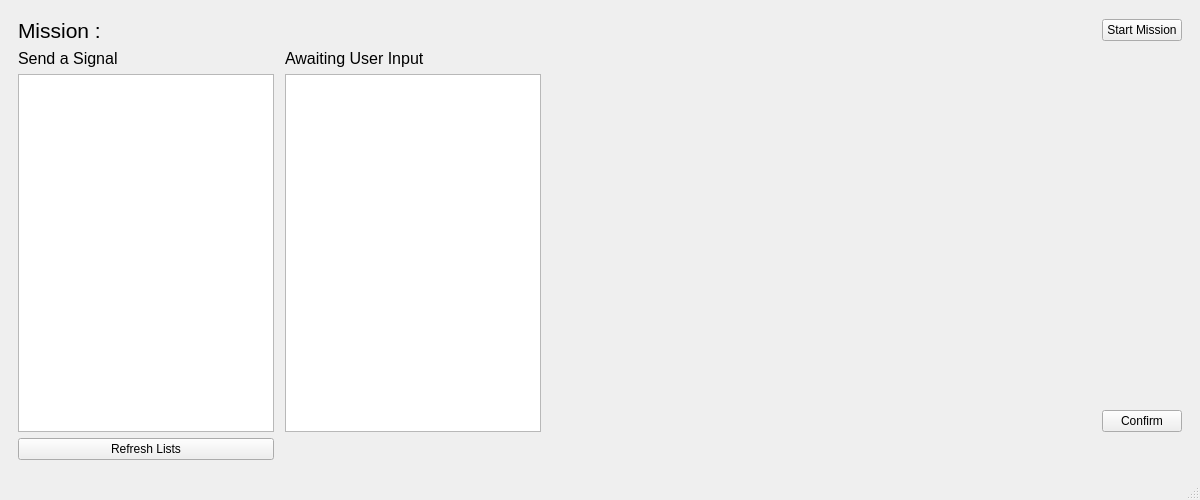
<?xml version="1.0" encoding="UTF-8"?>
<ui version="4.0">
 <class>GUI</class>
 <widget class="QMainWindow" name="GUI">
  <property name="geometry">
   <rect>
    <x>0</x>
    <y>0</y>
    <width>1200</width>
    <height>500</height>
   </rect>
  </property>
  <property name="windowTitle">
   <string>MainWindow</string>
  </property>
  <widget class="QWidget" name="centralwidget">
   <layout class="QHBoxLayout" name="horizontalLayout_4">
    <item>
     <widget class="QStackedWidget" name="main_stacked_widget">
      <property name="currentIndex">
       <number>1</number>
      </property>
      <widget class="QWidget" name="file_select_page">
       <layout class="QVBoxLayout" name="verticalLayout_2">
        <item>
         <spacer name="horizontalSpacer">
          <property name="orientation">
           <enum>Qt::Horizontal</enum>
          </property>
          <property name="sizeHint" stdset="0">
           <size>
            <width>963</width>
            <height>20</height>
           </size>
          </property>
         </spacer>
        </item>
        <item>
         <layout class="QHBoxLayout" name="horizontalLayout">
          <item>
           <spacer name="verticalSpacer_2">
            <property name="orientation">
             <enum>Qt::Vertical</enum>
            </property>
            <property name="sizeHint" stdset="0">
             <size>
              <width>100</width>
              <height>40</height>
             </size>
            </property>
           </spacer>
          </item>
          <item>
           <layout class="QGridLayout" name="gridLayout">
            <item row="2" column="1">
             <widget class="QLineEdit" name="file_path_line_edit"/>
            </item>
            <item row="1" column="1">
             <widget class="QLabel" name="file_selected_prompt">
              <property name="text">
               <string>Please select a mission file to run. (.bpmn)</string>
              </property>
             </widget>
            </item>
            <item row="2" column="0">
             <widget class="QPushButton" name="file_select_button">
              <property name="text">
               <string>Choose File</string>
              </property>
             </widget>
            </item>
            <item row="8" column="1">
             <spacer name="verticalSpacer_3">
              <property name="orientation">
               <enum>Qt::Vertical</enum>
              </property>
              <property name="sizeHint" stdset="0">
               <size>
                <width>20</width>
                <height>40</height>
               </size>
              </property>
             </spacer>
            </item>
            <item row="4" column="1">
             <layout class="QHBoxLayout" name="horizontalLayout_2">
              <item>
               <spacer name="horizontalSpacer_3">
                <property name="orientation">
                 <enum>Qt::Horizontal</enum>
                </property>
                <property name="sizeHint" stdset="0">
                 <size>
                  <width>40</width>
                  <height>20</height>
                 </size>
                </property>
               </spacer>
              </item>
              <item>
               <widget class="QPushButton" name="submit_button">
                <property name="text">
                 <string>Submit</string>
                </property>
               </widget>
              </item>
             </layout>
            </item>
            <item row="0" column="1">
             <spacer name="verticalSpacer_4">
              <property name="orientation">
               <enum>Qt::Vertical</enum>
              </property>
              <property name="sizeHint" stdset="0">
               <size>
                <width>20</width>
                <height>40</height>
               </size>
              </property>
             </spacer>
            </item>
           </layout>
          </item>
          <item>
           <spacer name="verticalSpacer">
            <property name="orientation">
             <enum>Qt::Vertical</enum>
            </property>
            <property name="sizeHint" stdset="0">
             <size>
              <width>100</width>
              <height>40</height>
             </size>
            </property>
           </spacer>
          </item>
         </layout>
        </item>
        <item>
         <spacer name="horizontalSpacer_2">
          <property name="orientation">
           <enum>Qt::Horizontal</enum>
          </property>
          <property name="sizeHint" stdset="0">
           <size>
            <width>40</width>
            <height>20</height>
           </size>
          </property>
         </spacer>
        </item>
       </layout>
      </widget>
      <widget class="QWidget" name="user_input_page">
       <layout class="QVBoxLayout" name="verticalLayout_4">
        <item>
         <layout class="QGridLayout" name="gridLayout_2">
          <item row="0" column="0">
           <layout class="QVBoxLayout" name="verticalLayout_8">
            <item>
             <layout class="QHBoxLayout" name="horizontalLayout_3">
              <item>
               <widget class="QLabel" name="mission_label">
                <property name="font">
                 <font>
                  <pointsize>16</pointsize>
                 </font>
                </property>
                <property name="text">
                 <string>Mission :</string>
                </property>
                <property name="scaledContents">
                 <bool>false</bool>
                </property>
               </widget>
              </item>
              <item>
               <widget class="QLabel" name="mission_name">
                <property name="font">
                 <font>
                  <pointsize>16</pointsize>
                 </font>
                </property>
                <property name="text">
                 <string/>
                </property>
               </widget>
              </item>
              <item>
               <spacer name="horizontalSpacer_4">
                <property name="orientation">
                 <enum>Qt::Horizontal</enum>
                </property>
                <property name="sizeHint" stdset="0">
                 <size>
                  <width>40</width>
                  <height>20</height>
                 </size>
                </property>
               </spacer>
              </item>
              <item>
               <widget class="QPushButton" name="start_mission_button">
                <property name="text">
                 <string>Start Mission</string>
                </property>
               </widget>
              </item>
             </layout>
            </item>
           </layout>
          </item>
          <item row="1" column="0">
           <layout class="QGridLayout" name="gridLayout_3">
            <item row="1" column="2">
             <widget class="QListView" name="input_list">
              <property name="sizePolicy">
               <sizepolicy hsizetype="Fixed" vsizetype="Expanding">
                <horstretch>0</horstretch>
                <verstretch>0</verstretch>
               </sizepolicy>
              </property>
             </widget>
            </item>
            <item row="0" column="0">
             <widget class="QLabel" name="signal_label">
              <property name="font">
               <font>
                <pointsize>12</pointsize>
               </font>
              </property>
              <property name="text">
               <string>Send a Signal</string>
              </property>
             </widget>
            </item>
            <item row="1" column="3">
             <layout class="QVBoxLayout" name="verticalLayout_5">
              <item>
               <widget class="QLabel" name="name_of_selected">
                <property name="font">
                 <font>
                  <pointsize>19</pointsize>
                 </font>
                </property>
                <property name="text">
                 <string/>
                </property>
               </widget>
              </item>
              <item>
               <widget class="QLabel" name="description_of_selected">
                <property name="font">
                 <font>
                  <pointsize>12</pointsize>
                 </font>
                </property>
                <property name="text">
                 <string/>
                </property>
               </widget>
              </item>
              <item>
               <layout class="QFormLayout" name="formLayout_2">
                <item row="0" column="0">
                 <spacer name="verticalSpacer_5">
                  <property name="orientation">
                   <enum>Qt::Vertical</enum>
                  </property>
                  <property name="sizeHint" stdset="0">
                   <size>
                    <width>20</width>
                    <height>40</height>
                   </size>
                  </property>
                 </spacer>
                </item>
               </layout>
              </item>
              <item>
               <widget class="QLabel" name="prompt_of_selected">
                <property name="font">
                 <font>
                  <pointsize>14</pointsize>
                 </font>
                </property>
                <property name="text">
                 <string/>
                </property>
               </widget>
              </item>
              <item>
               <layout class="QHBoxLayout" name="horizontalLayout_5">
                <item>
                 <spacer name="horizontalSpacer_5">
                  <property name="orientation">
                   <enum>Qt::Horizontal</enum>
                  </property>
                  <property name="sizeHint" stdset="0">
                   <size>
                    <width>40</width>
                    <height>20</height>
                   </size>
                  </property>
                 </spacer>
                </item>
                <item>
                 <widget class="QPushButton" name="confirm_button">
                  <property name="text">
                   <string>Confirm</string>
                  </property>
                 </widget>
                </item>
               </layout>
              </item>
             </layout>
            </item>
            <item row="0" column="2">
             <widget class="QLabel" name="input_label">
              <property name="font">
               <font>
                <pointsize>12</pointsize>
               </font>
              </property>
              <property name="text">
               <string>Awaiting User Input</string>
              </property>
             </widget>
            </item>
            <item row="1" column="1">
             <spacer name="horizontalSpacer_6">
              <property name="orientation">
               <enum>Qt::Horizontal</enum>
              </property>
              <property name="sizeType">
               <enum>QSizePolicy::Fixed</enum>
              </property>
              <property name="sizeHint" stdset="0">
               <size>
                <width>5</width>
                <height>20</height>
               </size>
              </property>
             </spacer>
            </item>
            <item row="1" column="0">
             <widget class="QListView" name="signal_list">
              <property name="sizePolicy">
               <sizepolicy hsizetype="Fixed" vsizetype="Expanding">
                <horstretch>0</horstretch>
                <verstretch>0</verstretch>
               </sizepolicy>
              </property>
             </widget>
            </item>
            <item row="2" column="0">
             <widget class="QPushButton" name="refresh_button">
              <property name="text">
               <string>Refresh Lists</string>
              </property>
             </widget>
            </item>
           </layout>
          </item>
         </layout>
        </item>
       </layout>
      </widget>
     </widget>
    </item>
   </layout>
  </widget>
  <widget class="QMenuBar" name="menubar">
   <property name="geometry">
    <rect>
     <x>0</x>
     <y>0</y>
     <width>1200</width>
     <height>22</height>
    </rect>
   </property>
  </widget>
  <widget class="QStatusBar" name="statusbar"/>
 </widget>
 <resources/>
 <connections/>
</ui>
